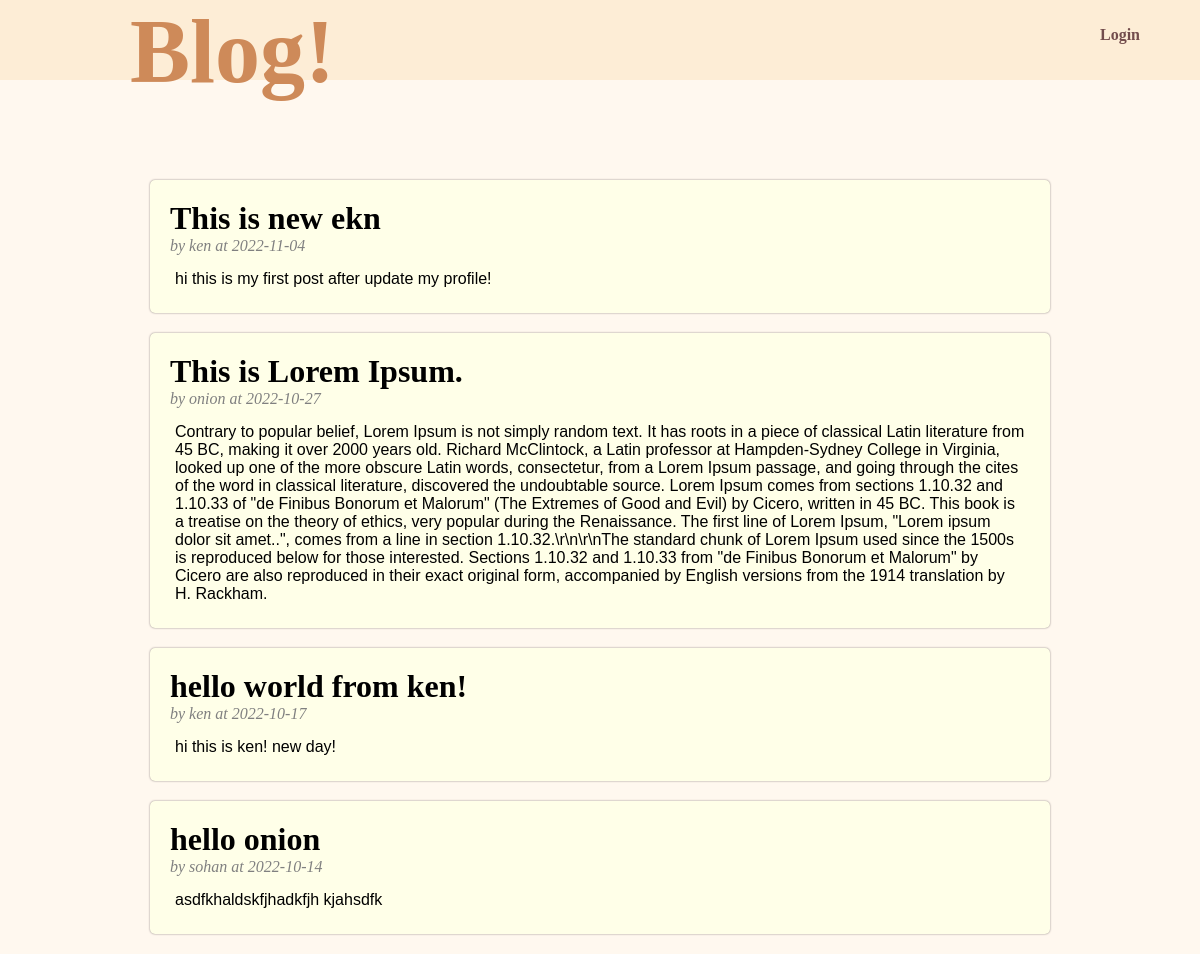
Before: / with the older database file.
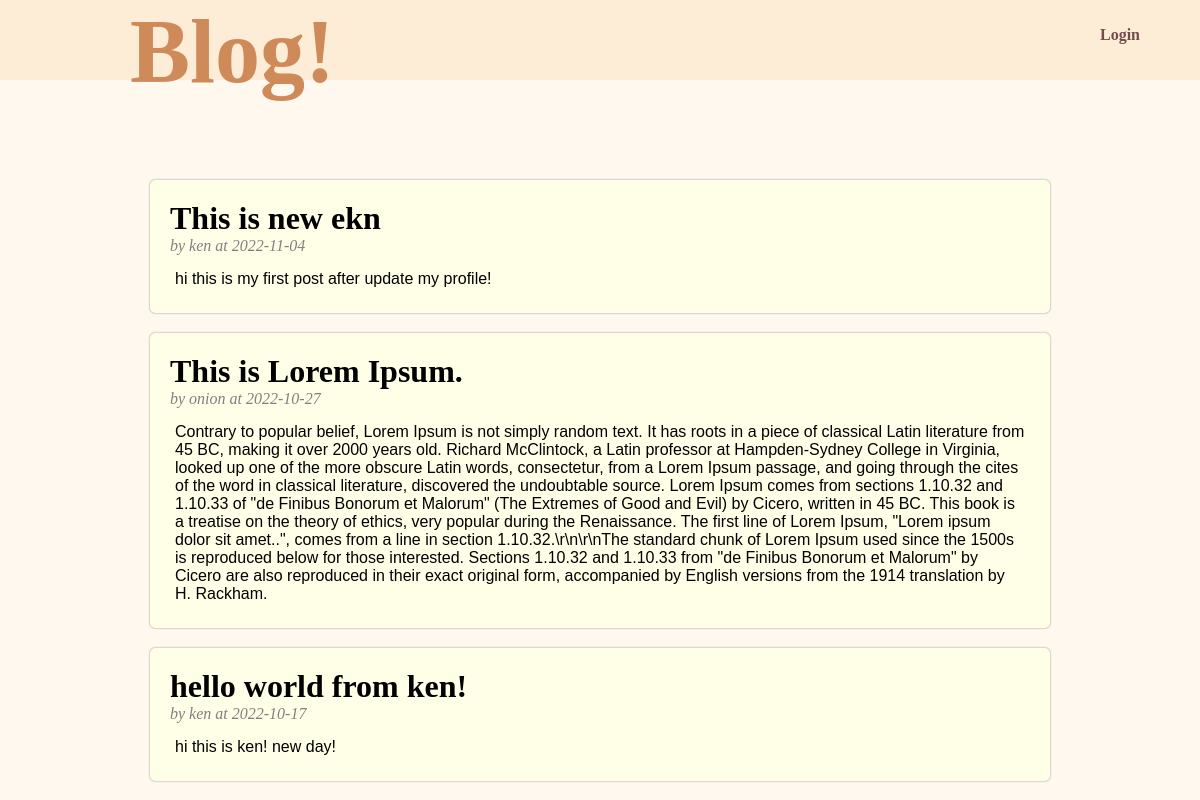
After: the same page with the newer database file.
### tables this page shows
CREATE TABLE posts(
id INTEGER PRIMARY KEY AUTOINCREMENT,
title TEXT NOT NULL,
description TEXT,
author TEXT NOT NULL,
date DATETIME DEFAULT CURRENT_TIMESTAMP
);

### app.py (the view)
@app.route('/')
def index():
	posts = model.fetch_post()
	return render_template('index.html', title='Home', active=session.get('loged_in', None), uname=session.get('username', None), posts=posts)

### model.py (called while the page is built)
def db_connect():
	conn = sqlite3.connect('database.db')
	return conn

def fetch_post():
	conn = db_connect()
	d={}
	flag=None
	try:
		conn.row_factory = sqlite3.Row
		d = conn.execute(f"SELECT id, title, description, author, date FROM posts order by date DESC").fetchall()
	except:
		flag=True
	conn.close()
	if flag == None:
		return d
	return None

### templates/index.html (shortened to what this page needs)
{% extends 'layout.html' %}
	{% block content %}
		<div id="content">
			<div id="header_name">
				<h1>Blog!</h1>
			</div>
			{% if active %}
				<div id="active">
						<span>Hello, {{uname}}!</span>
					<div id="dash">
						<a href="{{url_for('change', to=0)}}">Dashboard</a>
					</div>
					<div id="out">
						<a href="{{ url_for('logout') }}">Logout</a>
					</div>
				</div>
			{% else %}
			<div id="login_bar">
				<a href="{{ url_for('login') }}"> Login </a>
			</div>
			{% endif %}
		</div>
		<div id="body_content">
			<div id="post_content">
				{% for post in posts %}
				<div id="body-post">
					<div id="p-title">
						<h1>{{ post['title'] }}</h1>
					</div>
					<div id="autor">
						<p>by {{ post['author'] }} at {{ post['date'].split()[0] }}</p>
					</div>
					<div id="p-content">
						<p>
							{{ post['description'] }}
						</p>
					</div>
				</div>
				{% endfor %}
			</div>
		</div>
	{% endblock %}

### templates/layout.html (shortened to what this page needs)
<html>
<head>
	<link type="text/css" rel="stylesheet" href="{{ url_for('static', filename='css/style.css') }}"></link>
</head>
<body>
	{% block content %}
	{% endblock %}
</body>
</html>

### static/css/style.css (style rules this page uses)
* { margin:0px; }
body { background: #fff8ef; }
#content { display:inline-flex; height: 80px; width: 100%; background: #fdedd6; color: black; }
#header_name { width: 70%; height:100%; margin: 0px auto; }
#header_name h1 { color:#ce8a59; font-size: 90px; }
#login_bar { width:100px; line-height: 70px; font-weight: bold; }
#login_bar a { color: #734d4d; text-decoration: none; }
#body_content { width: 75%; margin: 0px auto; margin-top: 0px; margin-top: 0px; margin-top: 100; }
#body-post { padding: 20px; margin-bottom: 20px; background: #ffffe8; box-shadow: 0px 0px 2px #847979; border-radius: 5px; }
#p-content { font-family: arial; padding: 5px; margin-top: 10px; }
#autor { font-style:italic; color: gray; }
a { text-decoration: none; }

Changed rows visible on the page:
removed posts: title "hello onion", author "sohan", date "2022-10-14", description "asdfkhaldskfjhadkfjh kjahsdfk"
